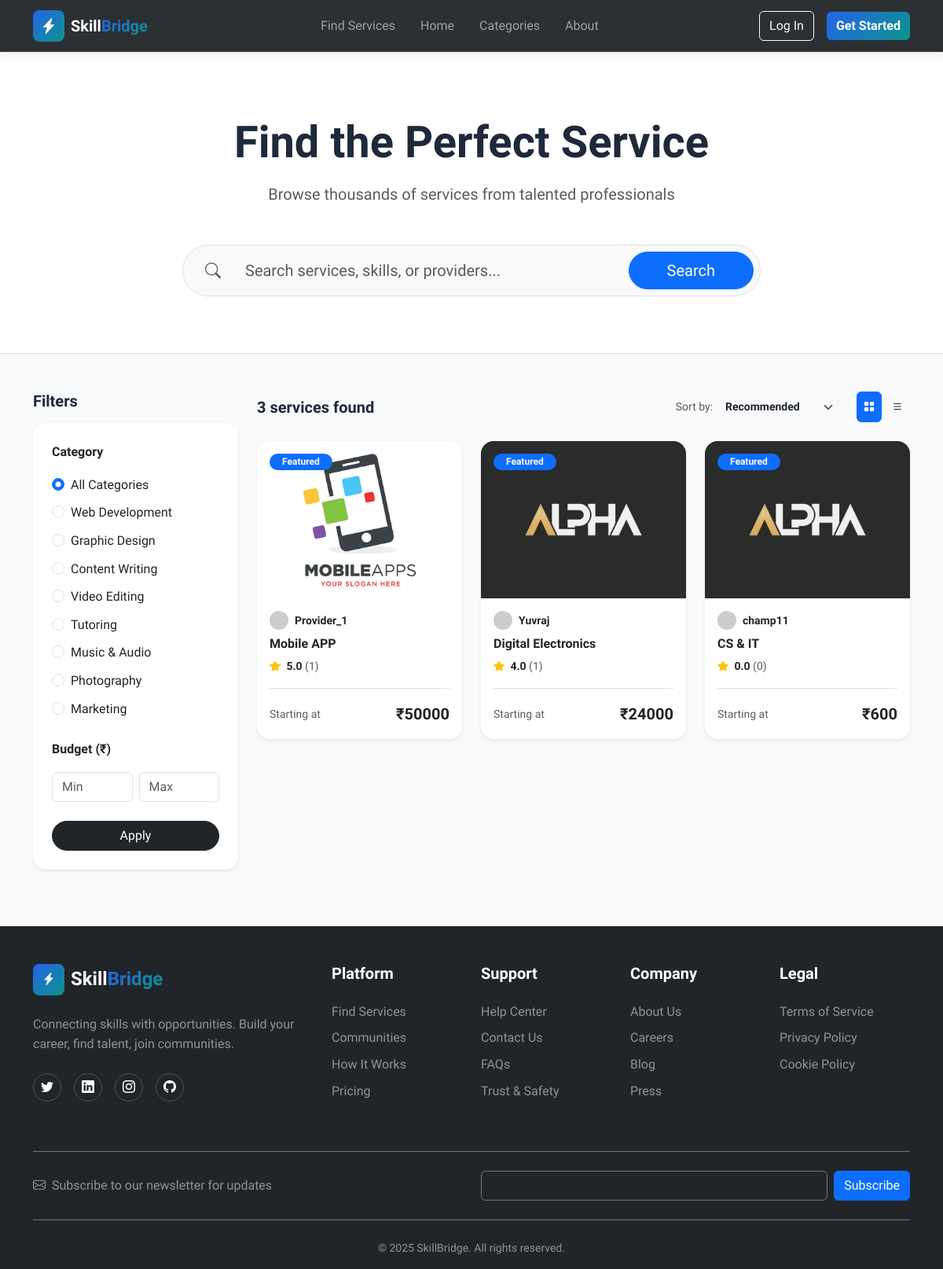
Screenshot of /service/browse with the database file from the repository.
### models.py (models this page shows, shortened)
class Category(db.Model):
    __tablename__ = 'categories'
    id = db.Column(db.Integer, primary_key=True)
    name = db.Column(db.String(100), unique=True, nullable=False, index=True)
    description = db.Column(db.Text)
    icon = db.Column(db.String(50))  # Icon class name (e.g., 'bi-code')
    color = db.Column(db.String(50))  # Color class for styling
    created_at = db.Column(db.DateTime, default=datetime.utcnow)
    services = db.relationship('Service', backref='category', lazy='dynamic')

class Service(db.Model):
    __tablename__ = 'services'
    id = db.Column(db.Integer, primary_key=True)
    title = db.Column(db.String(200), nullable=False, index=True)
    description = db.Column(db.Text, nullable=False)
    price = db.Column(db.Float, nullable=False)
    delivery_time = db.Column(db.String(50))  # e.g., "3 days", "1 week"
    user_id = db.Column(db.Integer, db.ForeignKey('users.id'), nullable=False, index=True)
    category_id = db.Column(db.Integer, db.ForeignKey('categories.id'), nullable=False, index=True)
    favorited_by = db.relationship('Favorite', backref='service', lazy='dynamic', cascade='all, delete-orphan')
    image_url = db.Column(db.String(255), default='default-service.jpg')
    tags = db.Column(db.String(255))
    is_active = db.Column(db.Boolean, default=True)
    view_count = db.Column(db.Integer, default=0)
    created_at = db.Column(db.DateTime, default=datetime.utcnow, index=True)
    updated_at = db.Column(db.DateTime, default=datetime.utcnow, onupdate=datetime.utcnow)
    reviews = db.relationship('Review', backref='service', lazy='dynamic',
                             cascade='all, delete-orphan')
    orders = db.relationship('Order', backref='service', lazy='dynamic')
    favorited_by = db.relationship('Favorite', backref='service', lazy='dynamic',
                                   cascade='all, delete-orphan')
    def get_average_rating(self):
        reviews = self.reviews.all()
        if not reviews:
            return 0.0
        total_rating = sum(review.rating for review in reviews)
        return round(total_rating / len(reviews), 1)
    def get_review_count(self):
        return self.reviews.count()

class User(UserMixin, db.Model):
    __tablename__ = 'users'
    id = db.Column(db.Integer, primary_key=True)
    username = db.Column(db.String(80), unique=True, nullable=False, index=True)
    email = db.Column(db.String(120), unique=True, nullable=False, index=True)
    password_hash = db.Column(db.String(255), nullable=False)
    user_type = db.Column(db.String(20), nullable=False, default='client')
    full_name = db.Column(db.String(100))
    bio = db.Column(db.Text)
    avatar_url = db.Column(db.String(255), default='default-avatar.png')
    phone = db.Column(db.String(20))
    is_active = db.Column(db.Boolean, default=True)
    is_verified = db.Column(db.Boolean, default=False)
    created_at = db.Column(db.DateTime, default=datetime.utcnow, nullable=False)
    updated_at = db.Column(db.DateTime, default=datetime.utcnow, onupdate=datetime.utcnow)
    services = db.relationship('Service', backref='provider', lazy='dynamic',
                              foreign_keys='Service.user_id')
    reviews = db.relationship('Review', backref='reviewer', lazy='dynamic',
                             foreign_keys='Review.user_id')
    orders_as_buyer = db.relationship('Order', backref='buyer', lazy='dynamic',
                                     foreign_keys='Order.buyer_id')
    orders_as_seller = db.relationship('Order', backref='seller', lazy='dynamic',
                                      foreign_keys='Order.seller_id')
    favorites = db.relationship('Favorite', backref='user', lazy='dynamic',
                               cascade='all, delete-orphan')
    notifications = db.relationship('Notification', backref='user', lazy='dynamic',
                                   cascade='all, delete-orphan')

class Review(db.Model):
    __tablename__ = 'reviews'
    id = db.Column(db.Integer, primary_key=True)
    rating = db.Column(db.Integer, nullable=False)  # 1 to 5
    comment = db.Column(db.Text)
    service_id = db.Column(db.Integer, db.ForeignKey('services.id'), nullable=False, index=True)
    user_id = db.Column(db.Integer, db.ForeignKey('users.id'), nullable=False, index=True)
    created_at = db.Column(db.DateTime, default=datetime.utcnow)
    __table_args__ = (
        db.Index('idx_service_user', 'service_id', 'user_id'),
    )

### routes.py (the view)
@service_bp.route('/browse')
def browse():
    query = request.args.get('q', '')
    category_id = request.args.get('category', type=int)
    min_price = request.args.get('min_price', type=float)
    max_price = request.args.get('max_price', type=float)
    sort_by = request.args.get('sort', 'rating')
    filters = {}
    if category_id:
        filters['category_id'] = category_id
    if min_price:
        filters['min_price'] = min_price
    if max_price:
        filters['max_price'] = max_price
    if query or filters:
        services = service_manager.search_services(query, filters)
    else:
        services = Service.query.filter_by(is_active=True).all()
    if sort_by == 'price_asc':
        services.sort(key=lambda s: s.price)
    elif sort_by == 'price_desc':
        services.sort(key=lambda s: s.price, reverse=True)
    elif sort_by == 'rating':
        services.sort(key=lambda s: s.get_average_rating(), reverse=True)
    elif sort_by == 'newest':
        services.sort(key=lambda s: s.created_at, reverse=True)
    categories = category_manager.get_all_categories()
    return render_template('services.html',
                         services=services,
                         categories=categories,
                         query=query,
                         selected_category=category_id,
                         sort_by=sort_by)

### templates/services.html (shortened to what this page needs)
{% extends 'base.html' %}
{% block content %}
<section class="py-5 bg-white text-center border-bottom">
    <div class="container py-4">
        <h1 class="display-4 fw-bold mb-3">Find the Perfect Service</h1>
        <p class="lead text-muted mb-5">Browse thousands of services from talented professionals</p>
        <div class="row justify-content-center">
            <div class="col-md-8">
                <form action="{{ url_for('service.browse') }}" method="GET">
                    <div class="input-group input-group-lg bg-light rounded-pill p-1 border">
                        <span class="input-group-text bg-transparent border-0 ps-4">
                            <i class="bi bi-search text-muted"></i>
                        </span>
                        <input type="text" name="q" class="form-control border-0 bg-transparent" value="{{ query }}"
                            placeholder="Search services, skills, or providers..." autocomplete="off">
                        <button class="btn btn-primary rounded-pill px-5 m-1" type="submit">
                            Search
                        </button>
                    </div>
                </form>
            </div>
        </div>
    </div>
</section>
<section class="py-5 bg-light">
    <div class="container">
        <div class="row">
            <div class="col-lg-3 mb-4">
                <div class="d-flex justify-content-between align-items-center mb-3">
                    <h5 class="fw-bold m-0">Filters</h5>
                </div>
                <div class="card border-0 shadow-sm p-4 sticky-top" style="top: 100px; border-radius: 16px;">
                    <form method="GET" action="{{ url_for('service.browse') }}" id="filterForm">
                        <div class="mb-4">
                            <label class="form-label fw-bold mb-3">Category</label>
                            <div class="d-grid gap-2">
                                <div class="form-check">
                                    <input class="form-check-input" type="radio" name="category" value="" id="cat_all"
                                        {% if not selected_category %}checked{% endif %} onchange="this.form.submit()">
                                    <label class="form-check-label" for="cat_all">All Categories</label>
                                </div>
                                {% for cat in categories %}
                                <div class="form-check">
                                    <input class="form-check-input" type="radio" name="category" value="{{ cat.id }}"
                                        id="cat_{{ cat.id }}" {% if selected_category|int==cat.id %}checked{% endif %}
                                        onchange="this.form.submit()">
                                    <label class="form-check-label" for="cat_{{ cat.id }}">{{ cat.name }}</label>
                                </div>
                                {% endfor %}
                            </div>
                        </div>
                        <div class="mb-4">
                            <label class="form-label fw-bold mb-3">Budget (₹)</label>
                            <div class="row g-2">
                                <div class="col-6">
                                    <input type="number" class="form-control" name="min_price" placeholder="Min"
                                        min="0">
                                </div>
                                <div class="col-6">
                                    <input type="number" class="form-control" name="max_price" placeholder="Max"
                                        min="0">
                                </div>
                            </div>
                        </div>
                        <button type="submit" class="btn btn-dark w-100 rounded-pill">Apply</button>
                    </form>
                </div>
            </div>
            <div class="col-lg-9">
                <div class="d-flex justify-content-between align-items-center mb-4">
                    <p class="fw-bold mb-0 fs-5">{{ services|length }} services found</p>
                    <div class="d-flex align-items-center">
                        <label class="me-2 small text-muted">Sort by:</label>
                        <select class="form-select form-select-sm border-0 bg-transparent fw-bold" name="sort"
                            style="width: auto; cursor: pointer;"
                            onchange="document.getElementById('filterForm').elements['sort'].value=this.value; document.getElementById('filterForm').submit()">
                            <option value="rating" {% if sort_by=='rating' %}selected{% endif %}>Recommended</option>
                        </select>
                        <div class="ms-3 d-none d-md-flex">
                            <button class="btn btn-primary btn-sm p-2 rounded"><i class="bi bi-grid-fill"></i></button>
                            <button class="btn btn-light btn-sm p-2 rounded ms-1"><i class="bi bi-list"></i></button>
                        </div>
                    </div>
                </div>
                {% if services %}
                <div class="row g-4" id="servicesContainer">
                    {% for service in services %}
                    <div class="col-md-6 col-lg-4">
                        <div class="card h-100 border-0 shadow-sm service-card"
                            style="border-radius: 16px; overflow: hidden; transition: transform 0.2s;">
                            <div class="position-relative">
                                <a href="{{ url_for('service.detail', service_id=service.id) }}">
                                    <img src="{{ url_for('static', filename='images/' + service.image_url) if service.image_url else 'https://images.unsplash.com/photo-1542744173-05336fcc7ad4' }}"
                                        class="card-img-top object-fit-cover" height="200" alt="{{ service.title }}"
                                        onerror="this.src='https://via.placeholder.com/400x300?text=Service'">
                                </a>
                                <span
                                    class="badge bg-primary position-absolute top-0 start-0 m-3 rounded-pill px-3">Featured</span>
                            </div>
                            <div class="card-body p-3">
                                <div class="d-flex align-items-center mb-2">
                                    <img src="{{ service.provider.avatar_url }}" class="rounded-circle me-2" width="24"
                                        height="24" onerror="this.src='https://via.placeholder.com/24?text=U'">
                                    <span class="small fw-bold text-dark">{{ service.provider.username }}</span>
                                </div>
                                <h6 class="card-title fw-bold mb-2">
                                    <a href="{{ url_for('service.detail', service_id=service.id) }}"
                                        class="text-decoration-none text-dark stretched-link">
                                        {{ service.title }}
                                    </a>
                                </h6>
                                <div class="mb-3 small">
                                    <i class="bi bi-star-fill text-warning me-1"></i>
                                    <span class="fw-bold">{{ service.get_average_rating() }}</span>
                                    <span class="text-muted">({{ service.get_review_count() }})</span>
                                </div>
                                <div class="d-flex justify-content-between align-items-center border-top pt-3 mt-auto">
                                    <small class="text-muted">Starting at</small>
                                    <span class="fw-bold fs-5">₹{{ "%.0f"|format(service.price) }}</span>
                                </div>
                            </div>
                        </div>
                    </div>
                    {% endfor %}
                </div>
                {% endif %}
            </div>
        </div>
    </div>
</section>
{% endblock %}

### rows the page displays
Category: category "☐ Web Development", name "Web Development"
Category: category "☐ Graphic Design", name "Graphic Design"
Category: category "☐ Content Writing", name "Content Writing"
Category: category "☐ Video Editing", name "Video Editing"
Category: category "☐ Tutoring", name "Tutoring"
Category: category "☐ Music & Audio", name "Music & Audio"
Category: category "☐ Photography", name "Photography"
Category: category "☐ Marketing", name "Marketing"
Service: image_url (picture), provider.username "Provider_1", title "Mobile APP", get_average_rating "5.0", get_review_count "1", price "50000"
Service: image_url (picture), provider.username "Yuvraj", title "Digital Electronics", get_average_rating "4.0", get_review_count "1", price "24000"
Service: image_url (picture), provider.username "champ11", title "CS & IT", get_average_rating "0.0", get_review_count "0", price "600"

### other values shown
{{ services|length }} "3"
